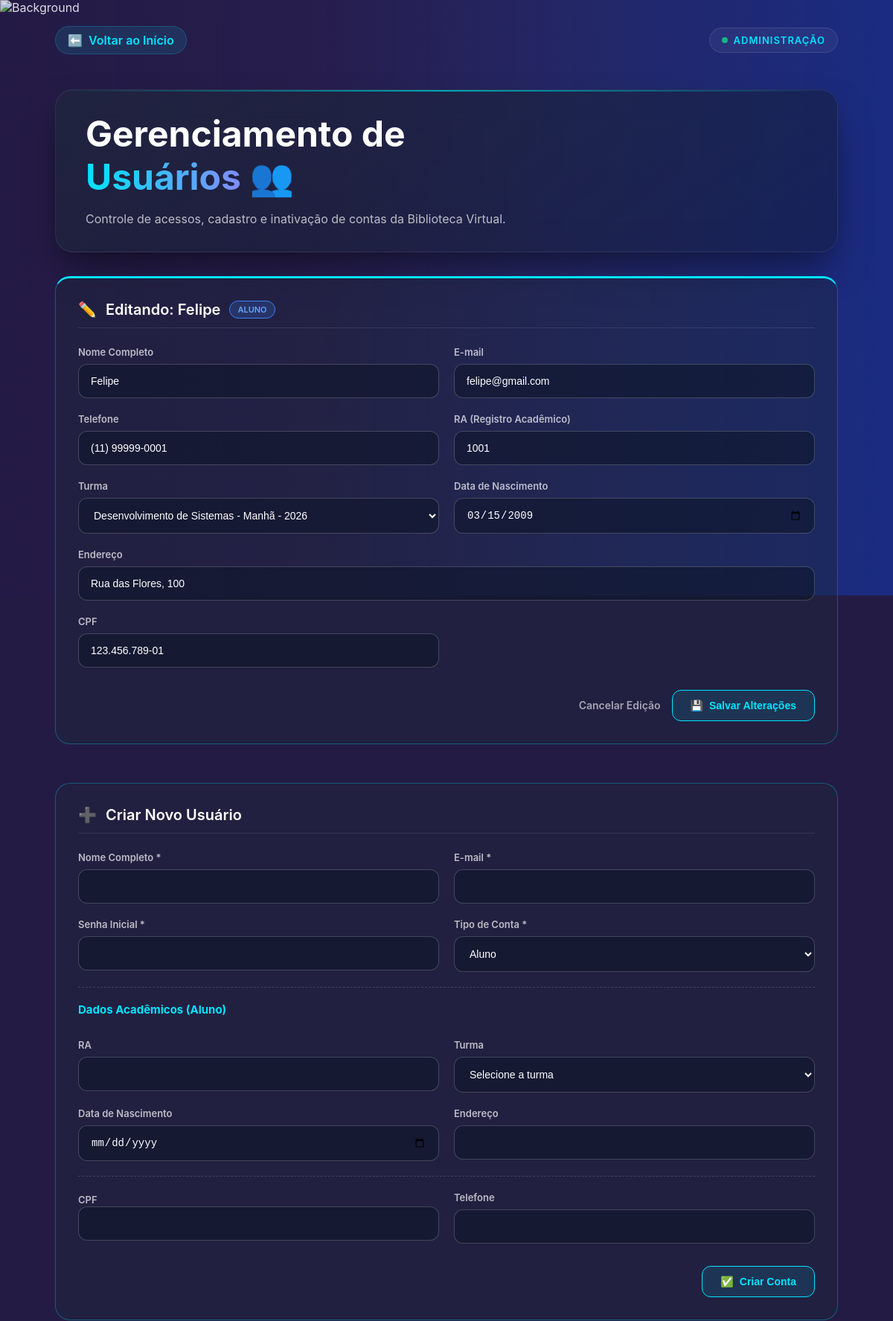
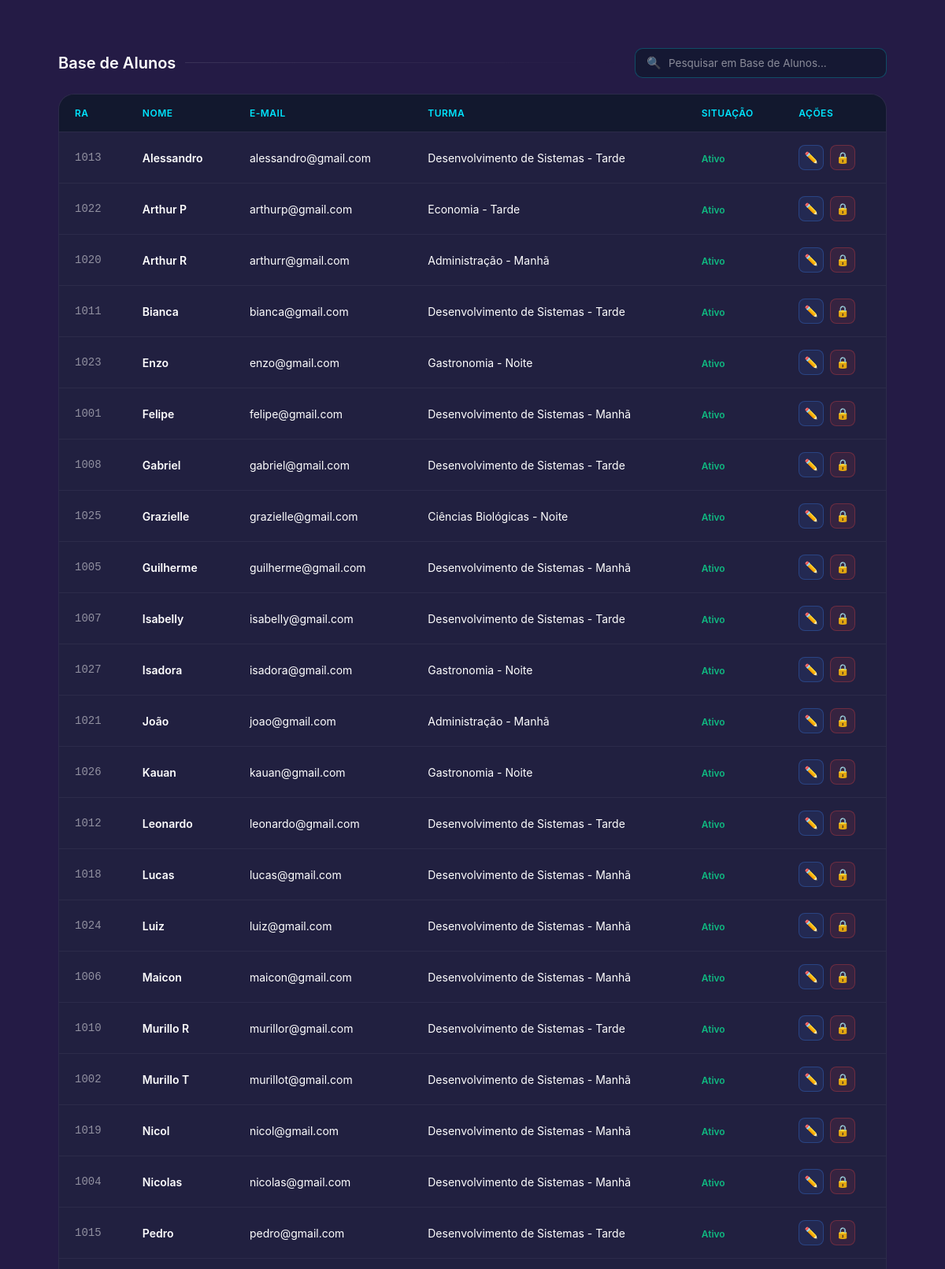
The page /bibliotech-backend/paginas/gerenciar_usuarios.php?editar=1 (signed in, upper part) on the database its author committed (2 pictures, top to bottom).
### tables this page shows
CREATE TABLE usuario (
    id_usuario INT NOT NULL AUTO_INCREMENT PRIMARY KEY,
    nome VARCHAR(100) NOT NULL,
    email VARCHAR(150) NOT NULL UNIQUE,
    senha_hash VARCHAR(255) NOT NULL,

    tipo_usuario ENUM(
        'aluno',
        'professor',
        'bibliotecario'
    ) NOT NULL DEFAULT 'aluno',

     
    ativo BOOLEAN NOT NULL DEFAULT TRUE,

     
    RA INT NULL UNIQUE,
    id_turma INT NULL,

     
    disciplina VARCHAR(50) NULL,
    matricula BIGINT NULL UNIQUE,

     
     
     
    CPF VARCHAR(60) NULL UNIQUE,
    dataNascimento VARCHAR(60) NULL,
    endereco VARCHAR(320) NULL,
    telefone VARCHAR(60) NULL,

    ultimo_login DATETIME NULL,

    token_redefinicao VARCHAR(255) NULL,
    token_expiracao DATETIME NULL,

     
    criado_por INT NULL,

     
     
     
     
    criado_em DATETIME NOT NULL DEFAULT CURRENT_TIMESTAMP,
    atualizado_em DATETIME NOT NULL DEFAULT CURRENT_TIMESTAMP
        ON UPDATE CURRENT_TIMESTAMP,

    FOREIGN KEY (id_turma)
        REFERENCES turma(id_turma)
        ON UPDATE CASCADE
        ON DELETE RESTRICT,

    FOREIGN KEY (criado_por)
        REFERENCES usuario(id_usuario)
        ON UPDATE CASCADE
        ON DELETE SET NULL,

     
     
     
     
    CONSTRAINT chk_dados_por_tipo
        CHECK (
            (
                tipo_usuario = 'aluno'
                AND RA IS NOT NULL
                AND CPF IS NOT NULL
                AND dataNascimento IS NOT NULL
                AND endereco IS NOT NULL
                AND telefone IS NOT NULL
                AND disciplina IS NULL
                AND matricula IS NULL
            )
            OR
            (
                tipo_usuario = 'professor'
                AND matricula IS NOT NULL
                AND disciplina IS NOT NULL
                AND telefone IS NOT NULL
                AND RA IS NULL
            )
            OR
            (
                tipo_usuario = 'bibliotecario'
                AND CPF IS NOT NULL
                AND telefone IS NOT NULL
                AND RA IS NULL
                AND disciplina IS NULL
                AND matricula IS NULL
            )
        )
);

CREATE TABLE turma (
    id_turma INT NOT NULL AUTO_INCREMENT PRIMARY KEY,
    id_curso INT NULL,
    turno ENUM('Manhã', 'Tarde', 'Noite') NOT NULL,
    ano_calendario INT NOT NULL,
    periodo_letivo INT NOT NULL,

    FOREIGN KEY (id_curso)
        REFERENCES curso(id_curso)
        ON UPDATE CASCADE
        ON DELETE SET NULL
);

CREATE TABLE curso (
    id_curso INT NOT NULL AUTO_INCREMENT PRIMARY KEY,
    nome_curso VARCHAR(70) NOT NULL,

     
    Mtec BOOLEAN NOT NULL DEFAULT FALSE
);

### bibliotech-backend/paginas/gerenciar_usuarios.php (the view, shortened to what the rows shown need)
<?php
require __DIR__ . "/../config/Criptografia.php";
$conexao = Conexao::getConexao();
$turmas = $conexao->query(
    "SELECT t.id_turma, c.nome_curso, t.turno, t.ano_calendario
     FROM turma t LEFT JOIN curso c ON c.id_curso = t.id_curso
     ORDER BY c.nome_curso, t.turno"
)->fetchAll();
$registroEditar = null;
if (isset($_GET["editar"])) {
    $stmt = $conexao->prepare("SELECT * FROM usuario WHERE id_usuario = :id");
    $stmt->execute([":id" => (int) $_GET["editar"]]);
    $registroEditar = $stmt->fetch();
    if ($registroEditar) {
        $registroEditar["cpf"] = Criptografia::descriptografar($registroEditar["CPF"]);
        $registroEditar["data_nascimento"] = Criptografia::descriptografar($registroEditar["dataNascimento"]);
        $registroEditar["endereco"] = Criptografia::descriptografar($registroEditar["endereco"]);
        $registroEditar["telefone"] = Criptografia::descriptografar($registroEditar["telefone"]);
    }
}
?>
<!DOCTYPE html>
<html lang="pt-br">
<head>
    <link rel="stylesheet" href="./CSS/principal.css">
    <link rel="stylesheet" href="./CSS/gerenciar_usuario.css">
</head>
<body>
    <main class="app-layout">
        <header class="hero-banner" style="padding: 30px 40px;">
            <div class="hero-content">
                <h1>Gerenciamento de <span class="text-highlight">Usuários</span> 👥</h1>
            </div>
        </header>
        <?php if ($registroEditar): ?>
            <section class="modules-section">
                <div class="glass-card form-card border-cyan">
                    <h3 class="form-title">
                        <span class="emoji">✏️</span> Editando: <?= htmlspecialchars($registroEditar["nome"], ENT_QUOTES, "UTF-8") ?>
                        <span class="badge badge-<?= strtolower($registroEditar["tipo_usuario"]) ?>"><?= ucfirst($registroEditar["tipo_usuario"]) ?></span>
                    </h3>
                    <form method="POST" action="gerenciar_usuarios.php" class="register-form">
                        <div class="form-grid">
                            <div class="input-wrapper">
                                <label>Nome Completo</label>
                                <input type="text" name="nome" class="glass-input" value="<?= htmlspecialchars($registroEditar["nome"], ENT_QUOTES, "UTF-8") ?>" required>
                            </div>
                            <div class="input-wrapper">
                                <label>E-mail</label>
                                <input type="email" name="email" class="glass-input" value="<?= htmlspecialchars($registroEditar["email"], ENT_QUOTES, "UTF-8") ?>" required>
                            </div>
                            <div class="input-wrapper">
                                <label>Telefone</label>
                                <input type="text" name="telefone" class="glass-input" value="<?= htmlspecialchars((string) $registroEditar["telefone"], ENT_QUOTES, "UTF-8") ?>">
                            </div>
                            <?php if ($registroEditar["tipo_usuario"] === "aluno"): ?>
                                <div class="input-wrapper">
                                    <label>RA (Registro Acadêmico)</label>
                                    <input type="text" name="ra" class="glass-input" value="<?= htmlspecialchars((string) $registroEditar["RA"], ENT_QUOTES, "UTF-8") ?>">
                                </div>
                                <div class="input-wrapper">
                                    <label>Turma</label>
                                    <select name="id_turma" class="glass-select">
                                        <?php foreach ($turmas as $turma): ?>
                                            <option value="<?= $turma["id_turma"] ?>" <?= (int) $turma["id_turma"] === (int) $registroEditar["id_turma"] ? "selected" : "" ?>>
                                                <?= htmlspecialchars($turma["nome_curso"] . " - " . $turma["turno"] . " - " . $turma["ano_calendario"], ENT_QUOTES, "UTF-8") ?>
                                            </option>
                                        <?php endforeach; ?>
                                    </select>
                                </div>
                                <div class="input-wrapper">
                                    <label>Data de Nascimento</label>
                                    <input type="date" name="data_nascimento" class="glass-input" value="<?= htmlspecialchars((string) $registroEditar["data_nascimento"], ENT_QUOTES, "UTF-8") ?>">
                                </div>
                                <div class="input-wrapper full-width">
                                    <label>Endereço</label>
                                    <input type="text" name="endereco" class="glass-input" value="<?= htmlspecialchars((string) $registroEditar["endereco"], ENT_QUOTES, "UTF-8") ?>">
                                </div>
                            <?php endif; ?>
                            <?php if (in_array($registroEditar["tipo_usuario"], ["aluno", "bibliotecario"], true)): ?>
                                <div class="input-wrapper">
                                    <label>CPF</label>
                                    <input type="text" name="cpf" class="glass-input" value="<?= htmlspecialchars((string) $registroEditar["cpf"], ENT_QUOTES, "UTF-8") ?>" maxlength="14">
                                </div>
                            <?php endif; ?>
                        </div>
                        <div class="form-actions">
                            <a href="gerenciar_usuarios.php" class="btn-cancel">Cancelar Edição</a>
                            <button type="submit" class="btn-cyan">
                                <span class="emoji">💾</span> Salvar Alterações
                            </button>
                        </div>
                    </form>
                </div>
            </section>
        <?php endif; ?>
        <section class="modules-section table-section">
            <div class="section-header-search">
                <h2 class="section-title">Base de Alunos</h2>
            </div>
            <div class="glass-card table-card">
                <div class="table-responsive">
                    <table class="data-table">
                        <thead>
                            <tr>
                                <th>RA</th><th>Nome</th><th>E-mail</th><th>Turma</th><th>Situação</th><th>Ações</th>
                            </tr>
                        </thead>
                    </table>
                </div>
            </div>
        </section>
    </main>
</body>
</html>

### rows shown on the page
usuario: nome "Felipe", tipo_usuario "ALUNO", email "felipe@gmail.com", ra "1001", id_turma "Desenvolvimento de Sistemas - Manhã - 2026"

### other values the page prints
$item["RA"] "1013"
$item["nome"] "Alessandro"
$item["email"] "alessandro@gmail.com"
$item["situacao"] "Ativo"
$item["RA"] "1022"
$item["nome"] "Arthur P"
$item["email"] "arthurp@gmail.com"
$item["RA"] "1020"
$item["nome"] "Arthur R"
$item["email"] "arthurr@gmail.com"
$item["RA"] "1011"
$item["nome"] "Bianca"
$item["email"] "bianca@gmail.com"
$item["RA"] "1023"
$item["nome"] "Enzo"
